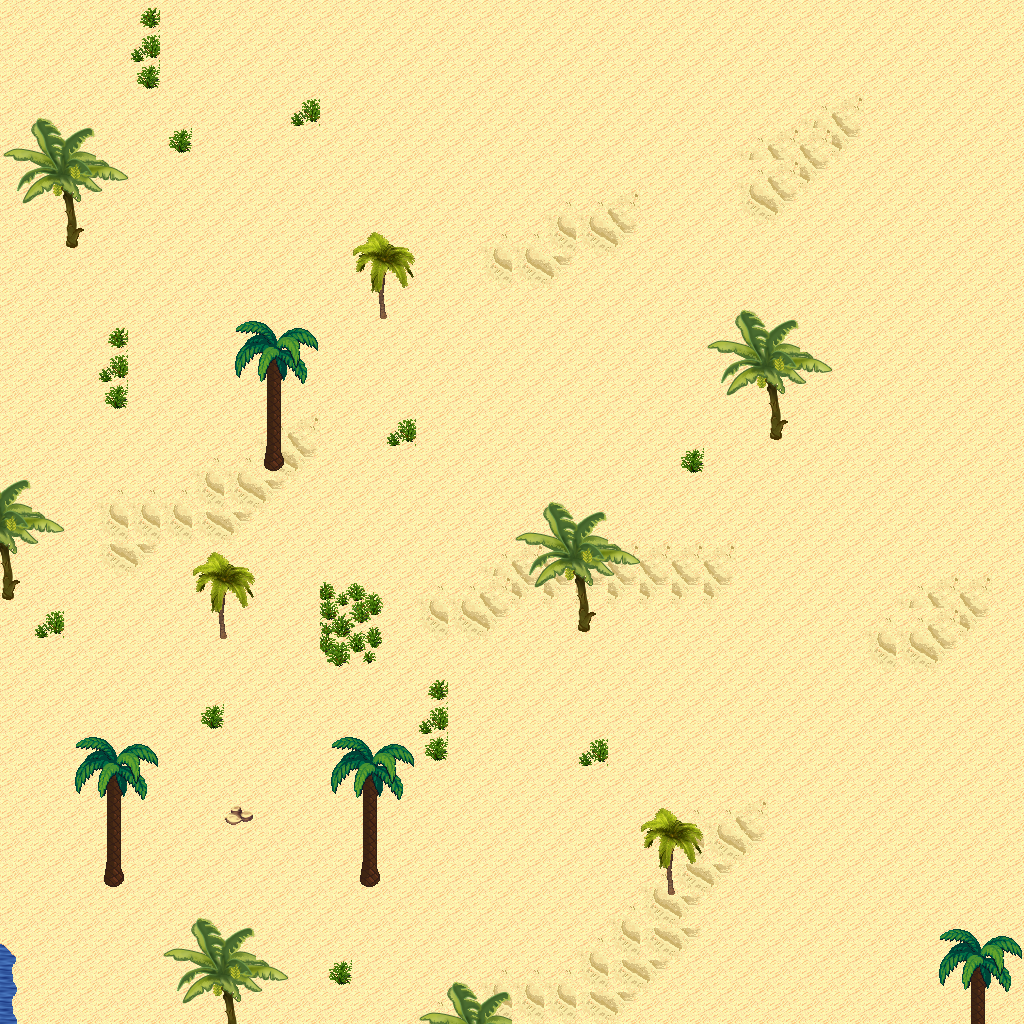

Rendered tile map (Tiled .tmx) drawn with the repository's tilesets; below, a short description and the map source with its tile grids summarised:
An orthogonal 32x32 tile map with 32x32 px tiles, 5 tile layers (Ground, Objects, Objects2, Above, ...), 1 hidden layer not drawn, 16 tilesets.

<map version="1.10" tiledversion="1.11.0" orientation="orthogonal" renderorder="right-down" width="32" height="32" tilewidth="32" tileheight="32" infinite="0" nextlayerid="11" nextobjectid="1">
 <tileset firstgid="1" name="logic_collision" tilewidth="32" tileheight="32" tilecount="1" columns="1">
  <image source="../drawable/logic_collision.png" width="32" height="32" />
 </tileset>
 <tileset firstgid="2" name="ground_ground" tilewidth="32" tileheight="32" tilecount="33" columns="3">
  <image source="../drawable/ground_ground.png" width="96" height="352" />
 </tileset>
 <tileset firstgid="35" name="terrain_desert" tilewidth="32" tileheight="32" tilecount="88" columns="8">
  <image source="../drawable/terrain_desert.png" width="256" height="352" />
 </tileset>
 <tileset firstgid="123" name="ground_sand_edges" tilewidth="32" tileheight="32" tilecount="15" columns="5">
  <image source="../drawable/ground_sand_edges.png" width="160" height="96" />
 </tileset>
 <tileset firstgid="138" name="ground_sand_2" tilewidth="32" tileheight="32" tilecount="15" columns="5">
  <image source="../drawable/ground_sand_2.png" width="160" height="96" />
 </tileset>
 <tileset firstgid="153" name="building_stone_ruins" tilewidth="32" tileheight="32" tilecount="72" columns="6">
  <image source="../drawable/building_stone_ruins.png" width="192" height="384" />
 </tileset>
 <tileset firstgid="225" name="item_statue_blackened_column" tilewidth="32" tileheight="32" tilecount="4" columns="1">
  <image source="../drawable/item_statue_blackened_column.png" width="32" height="128" />
 </tileset>
 <tileset firstgid="229" name="item_statue_skull_carving" tilewidth="32" tileheight="32" tilecount="4" columns="2">
  <image source="../drawable/item_statue_skull_carving.png" width="64" height="64" />
 </tileset>
 <tileset firstgid="233" name="item_statue_skullpedestal" tilewidth="32" tileheight="32" tilecount="2" columns="1">
  <image source="../drawable/item_statue_skullpedestal.png" width="32" height="64" />
 </tileset>
 <tileset firstgid="235" name="plant_tree_banana_tree" tilewidth="32" tileheight="32" tilecount="40" columns="4">
  <image source="../drawable/plant_tree_banana_tree.png" width="128" height="320" />
 </tileset>
 <tileset firstgid="275" name="plant_tree_palm_tree" tilewidth="32" tileheight="32" tilecount="6" columns="2">
  <image source="../drawable/plant_tree_palm_tree.png" width="64" height="96" />
 </tileset>
 <tileset firstgid="281" name="plant_tree_palm_trees" tilewidth="32" tileheight="32" tilecount="40" columns="4">
  <image source="../drawable/plant_tree_palm_trees.png" width="128" height="320" />
 </tileset>
 <tileset firstgid="321" name="plant_bush_large_green" tilewidth="32" tileheight="32" tilecount="9" columns="3">
  <image source="../drawable/plant_bush_large_green.png" width="96" height="96" />
 </tileset>
 <tileset firstgid="330" name="plant_cactus" tilewidth="32" tileheight="32" tilecount="2" columns="1">
  <image source="../drawable/plant_cactus.png" width="32" height="64" />
 </tileset>
 <tileset firstgid="332" name="plant_lily_pads" tilewidth="32" tileheight="32" tilecount="2" columns="1">
  <image source="../drawable/plant_lily_pads.png" width="32" height="64" />
 </tileset>
 <tileset firstgid="334" name="plant_round_cactuses" tilewidth="32" tileheight="32" tilecount="20" columns="10">
  <image source="../drawable/plant_round_cactuses.png" width="320" height="64" />
 </tileset>
 <layer id="1" name="Ground" width="32" height="32">
  <data>[1024 cells, 1024 non-empty, 6 distinct tile ids]</data>
 </layer>
 <layer id="2" name="Objects" width="32" height="32">
  <data>[1024 cells, 40 non-empty, 16 distinct tile ids]</data>
 </layer>
 <layer id="3" name="Objects2" width="32" height="32">
  <data>[1024 cells, 0 non-empty, 0 distinct tile ids]</data>
 </layer>
 <layer id="4" name="Above" width="32" height="32">
  <data>[1024 cells, 95 non-empty, 23 distinct tile ids]</data>
 </layer>
 <layer id="5" name="Above2" width="32" height="32">
  <data>[1024 cells, 0 non-empty, 0 distinct tile ids]</data>
 </layer>
 <layer id="6" name="Walkable" width="32" height="32" visible="0">
  <data>[1024 cells, 16 non-empty, 1 distinct tile ids]</data>
 </layer>
 <objectgroup id="7" name="Mapevents" />
 <objectgroup id="8" name="Spawn" />
 <objectgroup id="9" name="Keys" />
 <objectgroup id="10" name="Replace" />
</map>
